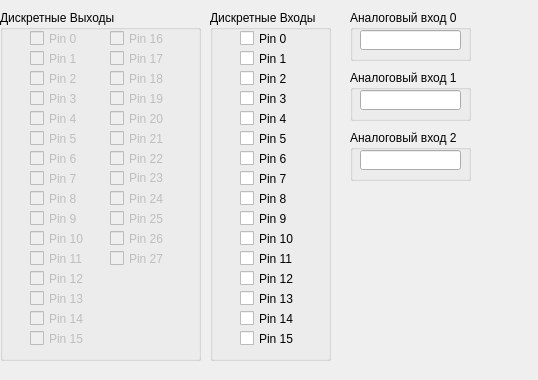
<?xml version="1.0" encoding="UTF-8"?>
<ui version="4.0">
 <class>Form</class>
 <widget class="QWidget" name="Form">
  <property name="geometry">
   <rect>
    <x>0</x>
    <y>0</y>
    <width>538</width>
    <height>380</height>
   </rect>
  </property>
  <property name="sizePolicy">
   <sizepolicy hsizetype="Preferred" vsizetype="Expanding">
    <horstretch>0</horstretch>
    <verstretch>0</verstretch>
   </sizepolicy>
  </property>
  <property name="minimumSize">
   <size>
    <width>0</width>
    <height>380</height>
   </size>
  </property>
  <property name="windowTitle">
   <string>IO Board 0</string>
  </property>
  <property name="styleSheet">
   <string notr="true">&quot;addr&quot; : 1, &quot;class&quot;: &quot;DeviceModbus&quot;</string>
  </property>
  <widget class="QGroupBox" name="groupBox">
   <property name="geometry">
    <rect>
     <x>210</x>
     <y>10</y>
     <width>121</width>
     <height>351</height>
    </rect>
   </property>
   <property name="title">
    <string>Дискретные Входы</string>
   </property>
   <widget class="QCheckBox" name="checkPin_0">
    <property name="geometry">
     <rect>
      <x>30</x>
      <y>20</y>
      <width>61</width>
      <height>17</height>
     </rect>
    </property>
    <property name="styleSheet">
     <string notr="true">&quot;func&quot;: 2, &quot;addr&quot;: 0</string>
    </property>
    <property name="text">
     <string>Pin 0</string>
    </property>
   </widget>
   <widget class="QCheckBox" name="checkPin_1">
    <property name="geometry">
     <rect>
      <x>30</x>
      <y>40</y>
      <width>61</width>
      <height>17</height>
     </rect>
    </property>
    <property name="styleSheet">
     <string notr="true">&quot;func&quot;: 2, &quot;addr&quot;: 1</string>
    </property>
    <property name="text">
     <string>Pin 1</string>
    </property>
   </widget>
   <widget class="QCheckBox" name="checkPin_2">
    <property name="geometry">
     <rect>
      <x>30</x>
      <y>60</y>
      <width>61</width>
      <height>17</height>
     </rect>
    </property>
    <property name="styleSheet">
     <string notr="true">&quot;func&quot;: 2, &quot;addr&quot;: 2</string>
    </property>
    <property name="text">
     <string>Pin 2</string>
    </property>
   </widget>
   <widget class="QCheckBox" name="checkPin_3">
    <property name="geometry">
     <rect>
      <x>30</x>
      <y>80</y>
      <width>61</width>
      <height>17</height>
     </rect>
    </property>
    <property name="styleSheet">
     <string notr="true">&quot;func&quot;: 2, &quot;addr&quot;: 3</string>
    </property>
    <property name="text">
     <string>Pin 3</string>
    </property>
   </widget>
   <widget class="QCheckBox" name="checkPin_4">
    <property name="geometry">
     <rect>
      <x>30</x>
      <y>100</y>
      <width>61</width>
      <height>17</height>
     </rect>
    </property>
    <property name="styleSheet">
     <string notr="true">&quot;func&quot;: 2, &quot;addr&quot;: 4</string>
    </property>
    <property name="text">
     <string>Pin 4</string>
    </property>
   </widget>
   <widget class="QCheckBox" name="checkPin_5">
    <property name="geometry">
     <rect>
      <x>30</x>
      <y>120</y>
      <width>61</width>
      <height>17</height>
     </rect>
    </property>
    <property name="styleSheet">
     <string notr="true">&quot;func&quot;: 2, &quot;addr&quot;: 5</string>
    </property>
    <property name="text">
     <string>Pin 5</string>
    </property>
   </widget>
   <widget class="QCheckBox" name="checkPin_6">
    <property name="geometry">
     <rect>
      <x>30</x>
      <y>140</y>
      <width>61</width>
      <height>17</height>
     </rect>
    </property>
    <property name="styleSheet">
     <string notr="true">&quot;func&quot;: 2, &quot;addr&quot;: 6</string>
    </property>
    <property name="text">
     <string>Pin 6</string>
    </property>
   </widget>
   <widget class="QCheckBox" name="checkPin_7">
    <property name="geometry">
     <rect>
      <x>30</x>
      <y>160</y>
      <width>61</width>
      <height>17</height>
     </rect>
    </property>
    <property name="styleSheet">
     <string notr="true">&quot;func&quot;: 2, &quot;addr&quot;: 7</string>
    </property>
    <property name="text">
     <string>Pin 7</string>
    </property>
   </widget>
   <widget class="QCheckBox" name="checkPin_8">
    <property name="geometry">
     <rect>
      <x>30</x>
      <y>180</y>
      <width>61</width>
      <height>17</height>
     </rect>
    </property>
    <property name="styleSheet">
     <string notr="true">&quot;func&quot;: 2, &quot;addr&quot;: 8</string>
    </property>
    <property name="text">
     <string>Pin 8</string>
    </property>
   </widget>
   <widget class="QCheckBox" name="checkPin_9">
    <property name="geometry">
     <rect>
      <x>30</x>
      <y>200</y>
      <width>61</width>
      <height>17</height>
     </rect>
    </property>
    <property name="styleSheet">
     <string notr="true">&quot;func&quot;: 2, &quot;addr&quot;: 9</string>
    </property>
    <property name="text">
     <string>Pin 9</string>
    </property>
   </widget>
   <widget class="QCheckBox" name="checkPin_10">
    <property name="geometry">
     <rect>
      <x>30</x>
      <y>220</y>
      <width>61</width>
      <height>17</height>
     </rect>
    </property>
    <property name="styleSheet">
     <string notr="true">&quot;func&quot;: 2, &quot;addr&quot;: 10</string>
    </property>
    <property name="text">
     <string>Pin 10</string>
    </property>
   </widget>
   <widget class="QCheckBox" name="checkPin_11">
    <property name="geometry">
     <rect>
      <x>30</x>
      <y>240</y>
      <width>61</width>
      <height>17</height>
     </rect>
    </property>
    <property name="styleSheet">
     <string notr="true">&quot;func&quot;: 2, &quot;addr&quot;: 11</string>
    </property>
    <property name="text">
     <string>Pin 11</string>
    </property>
   </widget>
   <widget class="QCheckBox" name="checkPin_12">
    <property name="geometry">
     <rect>
      <x>30</x>
      <y>260</y>
      <width>61</width>
      <height>17</height>
     </rect>
    </property>
    <property name="styleSheet">
     <string notr="true">&quot;func&quot;: 2, &quot;addr&quot;: 12</string>
    </property>
    <property name="text">
     <string>Pin 12</string>
    </property>
   </widget>
   <widget class="QCheckBox" name="checkPin_13">
    <property name="geometry">
     <rect>
      <x>30</x>
      <y>280</y>
      <width>61</width>
      <height>17</height>
     </rect>
    </property>
    <property name="styleSheet">
     <string notr="true">&quot;func&quot;: 2, &quot;addr&quot;: 13</string>
    </property>
    <property name="text">
     <string>Pin 13</string>
    </property>
   </widget>
   <widget class="QCheckBox" name="checkPin_14">
    <property name="geometry">
     <rect>
      <x>30</x>
      <y>300</y>
      <width>61</width>
      <height>17</height>
     </rect>
    </property>
    <property name="styleSheet">
     <string notr="true">&quot;func&quot;: 2, &quot;addr&quot;: 14</string>
    </property>
    <property name="text">
     <string>Pin 14</string>
    </property>
   </widget>
   <widget class="QCheckBox" name="checkPin_15">
    <property name="geometry">
     <rect>
      <x>30</x>
      <y>320</y>
      <width>61</width>
      <height>17</height>
     </rect>
    </property>
    <property name="styleSheet">
     <string notr="true">&quot;func&quot;: 2, &quot;addr&quot;: 15</string>
    </property>
    <property name="text">
     <string>Pin 15</string>
    </property>
   </widget>
  </widget>
  <widget class="QGroupBox" name="groupBox_2">
   <property name="geometry">
    <rect>
     <x>350</x>
     <y>10</y>
     <width>121</width>
     <height>51</height>
    </rect>
   </property>
   <property name="title">
    <string>Аналоговый вход 0</string>
   </property>
   <widget class="QLineEdit" name="listAnalogInput_0">
    <property name="geometry">
     <rect>
      <x>10</x>
      <y>20</y>
      <width>101</width>
      <height>20</height>
     </rect>
    </property>
    <property name="styleSheet">
     <string notr="true">&quot;func&quot;:4, &quot;addr&quot;: 0</string>
    </property>
    <property name="maxLength">
     <number>4</number>
    </property>
   </widget>
  </widget>
  <widget class="QGroupBox" name="groupBox_3">
   <property name="geometry">
    <rect>
     <x>350</x>
     <y>70</y>
     <width>121</width>
     <height>51</height>
    </rect>
   </property>
   <property name="title">
    <string>Аналоговый вход 1</string>
   </property>
   <widget class="QLineEdit" name="listAnalogInput_1">
    <property name="geometry">
     <rect>
      <x>10</x>
      <y>20</y>
      <width>101</width>
      <height>20</height>
     </rect>
    </property>
    <property name="styleSheet">
     <string notr="true">&quot;func&quot;:4, &quot;addr&quot;: 1</string>
    </property>
    <property name="maxLength">
     <number>4</number>
    </property>
   </widget>
  </widget>
  <widget class="QGroupBox" name="groupBox_4">
   <property name="geometry">
    <rect>
     <x>350</x>
     <y>130</y>
     <width>121</width>
     <height>51</height>
    </rect>
   </property>
   <property name="title">
    <string>Аналоговый вход 2</string>
   </property>
   <widget class="QLineEdit" name="listAnalogInput_2">
    <property name="geometry">
     <rect>
      <x>10</x>
      <y>20</y>
      <width>101</width>
      <height>20</height>
     </rect>
    </property>
    <property name="styleSheet">
     <string notr="true">&quot;func&quot;:4, &quot;addr&quot;: 2</string>
    </property>
    <property name="maxLength">
     <number>4</number>
    </property>
   </widget>
  </widget>
  <widget class="QGroupBox" name="groupBox_5">
   <property name="geometry">
    <rect>
     <x>0</x>
     <y>10</y>
     <width>201</width>
     <height>351</height>
    </rect>
   </property>
   <property name="title">
    <string>Дискретные Выходы</string>
   </property>
   <widget class="QCheckBox" name="checkPinO_0">
    <property name="enabled">
     <bool>false</bool>
    </property>
    <property name="geometry">
     <rect>
      <x>30</x>
      <y>20</y>
      <width>61</width>
      <height>17</height>
     </rect>
    </property>
    <property name="styleSheet">
     <string notr="true">&quot;func&quot;: 5, &quot;addr&quot;: 0</string>
    </property>
    <property name="text">
     <string>Pin 0</string>
    </property>
   </widget>
   <widget class="QCheckBox" name="checkPin_17">
    <property name="enabled">
     <bool>false</bool>
    </property>
    <property name="geometry">
     <rect>
      <x>30</x>
      <y>40</y>
      <width>61</width>
      <height>17</height>
     </rect>
    </property>
    <property name="styleSheet">
     <string notr="true">&quot;func&quot;: 5, &quot;addr&quot;: 1</string>
    </property>
    <property name="text">
     <string>Pin 1</string>
    </property>
   </widget>
   <widget class="QCheckBox" name="checkPin_18">
    <property name="enabled">
     <bool>false</bool>
    </property>
    <property name="geometry">
     <rect>
      <x>30</x>
      <y>60</y>
      <width>61</width>
      <height>17</height>
     </rect>
    </property>
    <property name="styleSheet">
     <string notr="true">&quot;func&quot;: 5, &quot;addr&quot;: 2</string>
    </property>
    <property name="text">
     <string>Pin 2</string>
    </property>
   </widget>
   <widget class="QCheckBox" name="checkPin_19">
    <property name="enabled">
     <bool>false</bool>
    </property>
    <property name="geometry">
     <rect>
      <x>30</x>
      <y>80</y>
      <width>61</width>
      <height>17</height>
     </rect>
    </property>
    <property name="styleSheet">
     <string notr="true">&quot;func&quot;: 5, &quot;addr&quot;: 3</string>
    </property>
    <property name="text">
     <string>Pin 3</string>
    </property>
   </widget>
   <widget class="QCheckBox" name="checkPin_20">
    <property name="enabled">
     <bool>false</bool>
    </property>
    <property name="geometry">
     <rect>
      <x>30</x>
      <y>100</y>
      <width>61</width>
      <height>17</height>
     </rect>
    </property>
    <property name="styleSheet">
     <string notr="true">&quot;func&quot;: 5, &quot;addr&quot;: 4</string>
    </property>
    <property name="text">
     <string>Pin 4</string>
    </property>
   </widget>
   <widget class="QCheckBox" name="checkPin_21">
    <property name="enabled">
     <bool>false</bool>
    </property>
    <property name="geometry">
     <rect>
      <x>30</x>
      <y>120</y>
      <width>61</width>
      <height>17</height>
     </rect>
    </property>
    <property name="styleSheet">
     <string notr="true">&quot;func&quot;: 5, &quot;addr&quot;: 5</string>
    </property>
    <property name="text">
     <string>Pin 5</string>
    </property>
   </widget>
   <widget class="QCheckBox" name="checkPin_22">
    <property name="enabled">
     <bool>false</bool>
    </property>
    <property name="geometry">
     <rect>
      <x>30</x>
      <y>140</y>
      <width>61</width>
      <height>17</height>
     </rect>
    </property>
    <property name="styleSheet">
     <string notr="true">&quot;func&quot;: 5, &quot;addr&quot;: 6</string>
    </property>
    <property name="text">
     <string>Pin 6</string>
    </property>
   </widget>
   <widget class="QCheckBox" name="checkPin_23">
    <property name="enabled">
     <bool>false</bool>
    </property>
    <property name="geometry">
     <rect>
      <x>30</x>
      <y>160</y>
      <width>61</width>
      <height>17</height>
     </rect>
    </property>
    <property name="styleSheet">
     <string notr="true">&quot;func&quot;: 5, &quot;addr&quot;: 7</string>
    </property>
    <property name="text">
     <string>Pin 7</string>
    </property>
   </widget>
   <widget class="QCheckBox" name="checkPin_24">
    <property name="enabled">
     <bool>false</bool>
    </property>
    <property name="geometry">
     <rect>
      <x>30</x>
      <y>180</y>
      <width>61</width>
      <height>17</height>
     </rect>
    </property>
    <property name="styleSheet">
     <string notr="true">&quot;func&quot;: 5, &quot;addr&quot;: 8</string>
    </property>
    <property name="text">
     <string>Pin 8</string>
    </property>
   </widget>
   <widget class="QCheckBox" name="checkPin_25">
    <property name="enabled">
     <bool>false</bool>
    </property>
    <property name="geometry">
     <rect>
      <x>30</x>
      <y>200</y>
      <width>61</width>
      <height>17</height>
     </rect>
    </property>
    <property name="styleSheet">
     <string notr="true">&quot;func&quot;: 5, &quot;addr&quot;: 9</string>
    </property>
    <property name="text">
     <string>Pin 9</string>
    </property>
   </widget>
   <widget class="QCheckBox" name="checkPin_26">
    <property name="enabled">
     <bool>false</bool>
    </property>
    <property name="geometry">
     <rect>
      <x>30</x>
      <y>220</y>
      <width>61</width>
      <height>17</height>
     </rect>
    </property>
    <property name="styleSheet">
     <string notr="true">&quot;func&quot;: 5, &quot;addr&quot;: 10</string>
    </property>
    <property name="text">
     <string>Pin 10</string>
    </property>
   </widget>
   <widget class="QCheckBox" name="checkPin_27">
    <property name="enabled">
     <bool>false</bool>
    </property>
    <property name="geometry">
     <rect>
      <x>30</x>
      <y>240</y>
      <width>61</width>
      <height>17</height>
     </rect>
    </property>
    <property name="styleSheet">
     <string notr="true">&quot;func&quot;: 5, &quot;addr&quot;: 11</string>
    </property>
    <property name="text">
     <string>Pin 11</string>
    </property>
   </widget>
   <widget class="QCheckBox" name="checkPin_28">
    <property name="enabled">
     <bool>false</bool>
    </property>
    <property name="geometry">
     <rect>
      <x>30</x>
      <y>260</y>
      <width>61</width>
      <height>17</height>
     </rect>
    </property>
    <property name="styleSheet">
     <string notr="true">&quot;func&quot;: 5, &quot;addr&quot;: 12</string>
    </property>
    <property name="text">
     <string>Pin 12</string>
    </property>
   </widget>
   <widget class="QCheckBox" name="checkPin_29">
    <property name="enabled">
     <bool>false</bool>
    </property>
    <property name="geometry">
     <rect>
      <x>30</x>
      <y>280</y>
      <width>61</width>
      <height>17</height>
     </rect>
    </property>
    <property name="styleSheet">
     <string notr="true">&quot;func&quot;: 5, &quot;addr&quot;: 13</string>
    </property>
    <property name="text">
     <string>Pin 13</string>
    </property>
   </widget>
   <widget class="QCheckBox" name="checkPin_30">
    <property name="enabled">
     <bool>false</bool>
    </property>
    <property name="geometry">
     <rect>
      <x>30</x>
      <y>300</y>
      <width>61</width>
      <height>17</height>
     </rect>
    </property>
    <property name="styleSheet">
     <string notr="true">&quot;func&quot;: 5, &quot;addr&quot;: 14</string>
    </property>
    <property name="text">
     <string>Pin 14</string>
    </property>
   </widget>
   <widget class="QCheckBox" name="checkPin_31">
    <property name="enabled">
     <bool>false</bool>
    </property>
    <property name="geometry">
     <rect>
      <x>30</x>
      <y>320</y>
      <width>61</width>
      <height>17</height>
     </rect>
    </property>
    <property name="styleSheet">
     <string notr="true">&quot;func&quot;: 5, &quot;addr&quot;: 15</string>
    </property>
    <property name="text">
     <string>Pin 15</string>
    </property>
   </widget>
   <widget class="QCheckBox" name="checkPin_40">
    <property name="enabled">
     <bool>false</bool>
    </property>
    <property name="geometry">
     <rect>
      <x>110</x>
      <y>200</y>
      <width>61</width>
      <height>17</height>
     </rect>
    </property>
    <property name="styleSheet">
     <string notr="true">&quot;func&quot;: 5, &quot;addr&quot;: 25</string>
    </property>
    <property name="text">
     <string>Pin 25</string>
    </property>
   </widget>
   <widget class="QCheckBox" name="checkPin_41">
    <property name="enabled">
     <bool>false</bool>
    </property>
    <property name="geometry">
     <rect>
      <x>110</x>
      <y>220</y>
      <width>61</width>
      <height>17</height>
     </rect>
    </property>
    <property name="styleSheet">
     <string notr="true">&quot;func&quot;: 5, &quot;addr&quot;: 26</string>
    </property>
    <property name="text">
     <string>Pin 26</string>
    </property>
   </widget>
   <widget class="QCheckBox" name="checkPin_42">
    <property name="enabled">
     <bool>false</bool>
    </property>
    <property name="geometry">
     <rect>
      <x>110</x>
      <y>240</y>
      <width>61</width>
      <height>17</height>
     </rect>
    </property>
    <property name="styleSheet">
     <string notr="true">&quot;func&quot;: 5, &quot;addr&quot;: 27</string>
    </property>
    <property name="text">
     <string>Pin 27</string>
    </property>
   </widget>
   <widget class="QCheckBox" name="checkPin_38">
    <property name="enabled">
     <bool>false</bool>
    </property>
    <property name="geometry">
     <rect>
      <x>110</x>
      <y>160</y>
      <width>61</width>
      <height>16</height>
     </rect>
    </property>
    <property name="styleSheet">
     <string notr="true">&quot;func&quot;: 5, &quot;addr&quot;: 23</string>
    </property>
    <property name="text">
     <string>Pin 23</string>
    </property>
   </widget>
   <widget class="QCheckBox" name="checkPin_32">
    <property name="enabled">
     <bool>false</bool>
    </property>
    <property name="geometry">
     <rect>
      <x>110</x>
      <y>20</y>
      <width>61</width>
      <height>17</height>
     </rect>
    </property>
    <property name="styleSheet">
     <string notr="true">&quot;func&quot;: 5, &quot;addr&quot;: 16</string>
    </property>
    <property name="text">
     <string>Pin 16</string>
    </property>
   </widget>
   <widget class="QCheckBox" name="checkPinO_1">
    <property name="enabled">
     <bool>false</bool>
    </property>
    <property name="geometry">
     <rect>
      <x>110</x>
      <y>140</y>
      <width>61</width>
      <height>17</height>
     </rect>
    </property>
    <property name="styleSheet">
     <string notr="true">&quot;func&quot;: 5, &quot;addr&quot;: 22</string>
    </property>
    <property name="text">
     <string>Pin 22</string>
    </property>
   </widget>
   <widget class="QCheckBox" name="checkPin_35">
    <property name="enabled">
     <bool>false</bool>
    </property>
    <property name="geometry">
     <rect>
      <x>110</x>
      <y>80</y>
      <width>61</width>
      <height>17</height>
     </rect>
    </property>
    <property name="styleSheet">
     <string notr="true">&quot;func&quot;: 5, &quot;addr&quot;: 19</string>
    </property>
    <property name="text">
     <string>Pin 19</string>
    </property>
   </widget>
   <widget class="QCheckBox" name="checkPin_36">
    <property name="enabled">
     <bool>false</bool>
    </property>
    <property name="geometry">
     <rect>
      <x>110</x>
      <y>100</y>
      <width>61</width>
      <height>17</height>
     </rect>
    </property>
    <property name="styleSheet">
     <string notr="true">&quot;func&quot;: 5, &quot;addr&quot;: 20</string>
    </property>
    <property name="text">
     <string>Pin 20</string>
    </property>
   </widget>
   <widget class="QCheckBox" name="checkPin_33">
    <property name="enabled">
     <bool>false</bool>
    </property>
    <property name="geometry">
     <rect>
      <x>110</x>
      <y>40</y>
      <width>61</width>
      <height>17</height>
     </rect>
    </property>
    <property name="styleSheet">
     <string notr="true">&quot;func&quot;: 5, &quot;addr&quot;: 17</string>
    </property>
    <property name="text">
     <string>Pin 17</string>
    </property>
   </widget>
   <widget class="QCheckBox" name="checkPin_39">
    <property name="enabled">
     <bool>false</bool>
    </property>
    <property name="geometry">
     <rect>
      <x>110</x>
      <y>180</y>
      <width>61</width>
      <height>17</height>
     </rect>
    </property>
    <property name="styleSheet">
     <string notr="true">&quot;func&quot;: 5, &quot;addr&quot;: 24</string>
    </property>
    <property name="text">
     <string>Pin 24</string>
    </property>
   </widget>
   <widget class="QCheckBox" name="checkPin_37">
    <property name="enabled">
     <bool>false</bool>
    </property>
    <property name="geometry">
     <rect>
      <x>110</x>
      <y>120</y>
      <width>61</width>
      <height>17</height>
     </rect>
    </property>
    <property name="styleSheet">
     <string notr="true">&quot;func&quot;: 5, &quot;addr&quot;: 21</string>
    </property>
    <property name="text">
     <string>Pin 21</string>
    </property>
   </widget>
   <widget class="QCheckBox" name="checkPin_34">
    <property name="enabled">
     <bool>false</bool>
    </property>
    <property name="geometry">
     <rect>
      <x>110</x>
      <y>60</y>
      <width>61</width>
      <height>17</height>
     </rect>
    </property>
    <property name="styleSheet">
     <string notr="true">&quot;func&quot;: 5, &quot;addr&quot;: 18</string>
    </property>
    <property name="text">
     <string>Pin 18</string>
    </property>
   </widget>
  </widget>
 </widget>
 <resources/>
 <connections/>
</ui>
